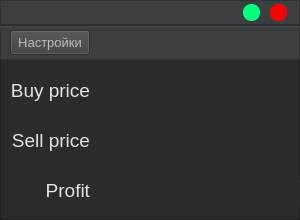
<?xml version="1.0" encoding="UTF-8"?>
<ui version="4.0">
 <class>profithelper</class>
 <widget class="QMainWindow" name="profithelper">
  <property name="windowModality">
   <enum>Qt::ApplicationModal</enum>
  </property>
  <property name="geometry">
   <rect>
    <x>0</x>
    <y>0</y>
    <width>300</width>
    <height>220</height>
   </rect>
  </property>
  <property name="sizePolicy">
   <sizepolicy hsizetype="Fixed" vsizetype="Fixed">
    <horstretch>0</horstretch>
    <verstretch>0</verstretch>
   </sizepolicy>
  </property>
  <property name="minimumSize">
   <size>
    <width>300</width>
    <height>220</height>
   </size>
  </property>
  <property name="focusPolicy">
   <enum>Qt::StrongFocus</enum>
  </property>
  <property name="windowTitle">
   <string>Profit helper</string>
  </property>
  <property name="autoFillBackground">
   <bool>false</bool>
  </property>
  <property name="styleSheet">
   <string notr="true"/>
  </property>
  <widget class="QWidget" name="mainWindow">
   <property name="maximumSize">
    <size>
     <width>500</width>
     <height>400</height>
    </size>
   </property>
   <property name="styleSheet">
    <string notr="true">background-color: #2B2B2B;
</string>
   </property>
   <widget class="QFrame" name="frame_2">
    <property name="geometry">
     <rect>
      <x>0</x>
      <y>0</y>
      <width>300</width>
      <height>220</height>
     </rect>
    </property>
    <property name="frameShape">
     <enum>QFrame::StyledPanel</enum>
    </property>
    <property name="frameShadow">
     <enum>QFrame::Raised</enum>
    </property>
    <widget class="QLabel" name="buy_price_value">
     <property name="geometry">
      <rect>
       <x>140</x>
       <y>70</y>
       <width>150</width>
       <height>40</height>
      </rect>
     </property>
     <property name="font">
      <font>
       <family>Arial</family>
       <pointsize>14</pointsize>
      </font>
     </property>
     <property name="styleSheet">
      <string notr="true">color: #e3e3e3;</string>
     </property>
     <property name="text">
      <string/>
     </property>
    </widget>
    <widget class="QLabel" name="sell_price_value">
     <property name="geometry">
      <rect>
       <x>140</x>
       <y>120</y>
       <width>150</width>
       <height>40</height>
      </rect>
     </property>
     <property name="font">
      <font>
       <family>Arial</family>
       <pointsize>14</pointsize>
      </font>
     </property>
     <property name="styleSheet">
      <string notr="true">color: #e3e3e3;</string>
     </property>
     <property name="text">
      <string/>
     </property>
    </widget>
    <widget class="QLabel" name="buy_price_name">
     <property name="geometry">
      <rect>
       <x>10</x>
       <y>70</y>
       <width>80</width>
       <height>40</height>
      </rect>
     </property>
     <property name="font">
      <font>
       <family>Arial</family>
       <pointsize>14</pointsize>
      </font>
     </property>
     <property name="styleSheet">
      <string notr="true">color: #e3e3e3;</string>
     </property>
     <property name="text">
      <string>Buy price</string>
     </property>
     <property name="alignment">
      <set>Qt::AlignRight|Qt::AlignTrailing|Qt::AlignVCenter</set>
     </property>
    </widget>
    <widget class="QLabel" name="profit_name">
     <property name="geometry">
      <rect>
       <x>10</x>
       <y>170</y>
       <width>80</width>
       <height>40</height>
      </rect>
     </property>
     <property name="font">
      <font>
       <family>Arial</family>
       <pointsize>14</pointsize>
      </font>
     </property>
     <property name="styleSheet">
      <string notr="true">color: #e3e3e3;</string>
     </property>
     <property name="text">
      <string>Profit</string>
     </property>
     <property name="alignment">
      <set>Qt::AlignRight|Qt::AlignTrailing|Qt::AlignVCenter</set>
     </property>
    </widget>
    <widget class="QLabel" name="sell_price_name">
     <property name="geometry">
      <rect>
       <x>10</x>
       <y>120</y>
       <width>80</width>
       <height>40</height>
      </rect>
     </property>
     <property name="font">
      <font>
       <family>Arial</family>
       <pointsize>14</pointsize>
      </font>
     </property>
     <property name="styleSheet">
      <string notr="true">color: #e3e3e3;</string>
     </property>
     <property name="text">
      <string>Sell price</string>
     </property>
     <property name="alignment">
      <set>Qt::AlignRight|Qt::AlignTrailing|Qt::AlignVCenter</set>
     </property>
    </widget>
    <widget class="QLabel" name="profit_value">
     <property name="geometry">
      <rect>
       <x>140</x>
       <y>170</y>
       <width>150</width>
       <height>40</height>
      </rect>
     </property>
     <property name="font">
      <font>
       <family>Arial</family>
       <pointsize>14</pointsize>
      </font>
     </property>
     <property name="text">
      <string/>
     </property>
    </widget>
    <widget class="QFrame" name="title_frame">
     <property name="geometry">
      <rect>
       <x>0</x>
       <y>0</y>
       <width>300</width>
       <height>25</height>
      </rect>
     </property>
     <property name="styleSheet">
      <string notr="true">background-color: #3C3F41;
</string>
     </property>
     <property name="frameShape">
      <enum>QFrame::StyledPanel</enum>
     </property>
     <property name="frameShadow">
      <enum>QFrame::Raised</enum>
     </property>
     <widget class="QPushButton" name="pushButton">
      <property name="geometry">
       <rect>
        <x>270</x>
        <y>4</y>
        <width>17</width>
        <height>17</height>
       </rect>
      </property>
      <property name="minimumSize">
       <size>
        <width>17</width>
        <height>17</height>
       </size>
      </property>
      <property name="maximumSize">
       <size>
        <width>17</width>
        <height>17</height>
       </size>
      </property>
      <property name="styleSheet">
       <string notr="true">border-radius: 8px;
border-style: outset;
background-color: rgb(255, 0, 0);</string>
      </property>
      <property name="text">
       <string/>
      </property>
     </widget>
     <widget class="QPushButton" name="pushButton_2">
      <property name="geometry">
       <rect>
        <x>243</x>
        <y>4</y>
        <width>17</width>
        <height>17</height>
       </rect>
      </property>
      <property name="styleSheet">
       <string notr="true">border-radius: 8px;
border-style: outset;
background-color: rgb(0, 255, 127);</string>
      </property>
      <property name="text">
       <string/>
      </property>
     </widget>
    </widget>
    <widget class="QFrame" name="frame">
     <property name="geometry">
      <rect>
       <x>0</x>
       <y>25</y>
       <width>300</width>
       <height>35</height>
      </rect>
     </property>
     <property name="styleSheet">
      <string notr="true">background-color: #3C3F41;</string>
     </property>
     <property name="frameShape">
      <enum>QFrame::StyledPanel</enum>
     </property>
     <property name="frameShadow">
      <enum>QFrame::Raised</enum>
     </property>
     <widget class="Line" name="line">
      <property name="geometry">
       <rect>
        <x>0</x>
        <y>0</y>
        <width>300</width>
        <height>3</height>
       </rect>
      </property>
      <property name="orientation">
       <enum>Qt::Horizontal</enum>
      </property>
     </widget>
     <widget class="QPushButton" name="settings_btn">
      <property name="geometry">
       <rect>
        <x>10</x>
        <y>5</y>
        <width>80</width>
        <height>25</height>
       </rect>
      </property>
      <property name="font">
       <font>
        <family>Arial</family>
        <pointsize>10</pointsize>
       </font>
      </property>
      <property name="styleSheet">
       <string notr="true">color: #BBBBBB;
</string>
      </property>
      <property name="text">
       <string>Настройки</string>
      </property>
     </widget>
    </widget>
    <widget class="QLabel" name="on_error">
     <property name="geometry">
      <rect>
       <x>100</x>
       <y>180</y>
       <width>200</width>
       <height>25</height>
      </rect>
     </property>
     <property name="font">
      <font>
       <family>Arial</family>
       <pointsize>10</pointsize>
       <weight>75</weight>
       <bold>true</bold>
      </font>
     </property>
     <property name="styleSheet">
      <string notr="true">color: red</string>
     </property>
     <property name="text">
      <string/>
     </property>
     <property name="alignment">
      <set>Qt::AlignCenter</set>
     </property>
    </widget>
   </widget>
  </widget>
 </widget>
 <resources/>
 <connections/>
</ui>
